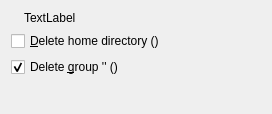
<?xml version="1.0" encoding="UTF-8"?>
<ui version="4.0">
 <class>Form</class>
 <widget class="QWidget" name="Form">
  <property name="geometry">
   <rect>
    <x>0</x>
    <y>0</y>
    <width>272</width>
    <height>114</height>
   </rect>
  </property>
  <layout class="QVBoxLayout" name="verticalLayout">
   <item>
    <layout class="QHBoxLayout" name="horizontalLayout" stretch="0,0">
     <item>
      <widget class="QLabel" name="iconlabel">
       <property name="text">
        <string/>
       </property>
      </widget>
     </item>
     <item>
      <widget class="QLabel" name="toplabel">
       <property name="sizePolicy">
        <sizepolicy hsizetype="Preferred" vsizetype="Preferred">
         <horstretch>1</horstretch>
         <verstretch>0</verstretch>
        </sizepolicy>
       </property>
       <property name="text">
        <string notr="true">TextLabel</string>
       </property>
       <property name="wordWrap">
        <bool>true</bool>
       </property>
       <property name="textInteractionFlags">
        <set>Qt::LinksAccessibleByMouse|Qt::TextSelectableByMouse</set>
       </property>
      </widget>
     </item>
    </layout>
   </item>
   <item>
    <widget class="QCheckBox" name="deletedirectorycheckbox">
     <property name="text">
      <string>&amp;Delete home directory ()</string>
     </property>
    </widget>
   </item>
   <item>
    <widget class="QCheckBox" name="deletegroupcheckbox">
     <property name="text">
      <string>Delete &amp;group '' ()</string>
     </property>
     <property name="checked">
      <bool>true</bool>
     </property>
    </widget>
   </item>
   <item>
    <spacer name="verticalSpacer">
     <property name="orientation">
      <enum>Qt::Vertical</enum>
     </property>
     <property name="sizeHint" stdset="0">
      <size>
       <width>20</width>
       <height>40</height>
      </size>
     </property>
    </spacer>
   </item>
  </layout>
 </widget>
 <resources/>
 <connections/>
</ui>
